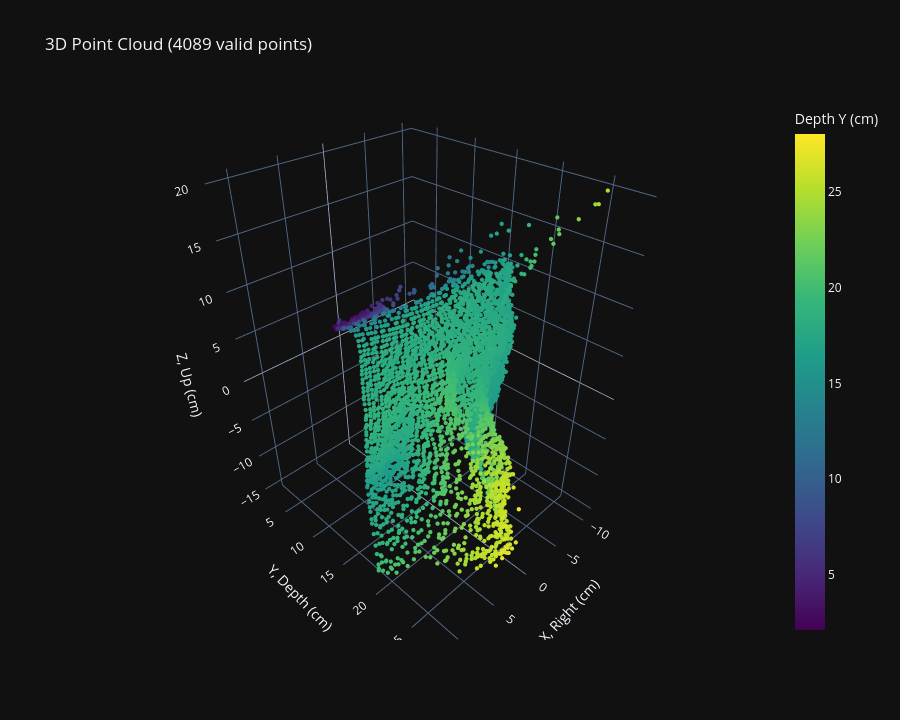

The cell this chart's notebook holds for it:
### Code cell
df = pd.read_csv("latest_scan.csv")

# Filter out out-of-range sensor readings (-1.0)
valid = df[(df["dist"] > 3.0) & (df["dist"] < 200.0)].copy()

if valid.empty:
  print("No valid range measurements found to render.")
else:
  # Convert spherical coordinates to Cartesian coordinates (cm)
  # Pan = horizontal azimuth, Tilt = elevation from vertical
  rad_pan = np.radians(valid["pan"])
  rad_tilt = np.radians(valid["tilt"])

  valid["x"] = valid["dist"] * np.sin(rad_tilt) * np.cos(rad_pan)
  valid["y"] = valid["dist"] * np.sin(rad_tilt) * np.sin(rad_pan)
  valid["z"] = valid["dist"] * np.cos(rad_tilt)

  scatter_fig = go.Figure(
      data=[
          go.Scatter3d(
              x=valid["x"],
              y=valid["y"],
              z=valid["z"],
              mode="markers",
              marker=dict(
                  size=2.5,
                  color=valid["y"],  # Color mapped to depth
                  colorscale="Viridis",
                  colorbar=dict(title="Depth Y (cm)"),
                  showscale=True,
              ),
          )
      ]
  )

  scatter_fig.update_layout(
      template="plotly_dark",
      height=720,
      title=f"3D Point Cloud ({len(valid)} valid points)",
      scene=dict(
          xaxis_title="X, Right (cm)",
          yaxis_title="Y, Depth (cm)",
          zaxis_title="Z, Up (cm)",
          aspectmode="data",
      ),
  )

  # Use show() directly; fallback to browser if nbformat is missing
  try:
    scatter_fig.show()
  except Exception:
    scatter_fig.show(renderer="browser")

### Figure 1 — Plotly figure (JSON) as saved in the notebook; plotly's stock layout.template omitted (floating-point values rounded to 4 significant figures; data arrays with more than 128 entries replaced by an {"elided": "..."} marker saying what was removed)
{"data": [{"marker": {"color": {"elided": "4089 float values"}, "colorbar": {"title": {"text": "Depth Y (cm)"}}, "colorscale": [[0, "#440154"], [0.1111, "#482878"], [0.2222, "#3e4989"], [0.3333, "#31688e"], [0.4444, "#26828e"], [0.5556, "#1f9e89"], [0.6667, "#35b779"], [0.7778, "#6ece58"], [0.8889, "#b5de2b"], [1, "#fde725"]], "showscale": true, "size": 2.5}, "mode": "markers", "type": "scatter3d", "x": {"elided": "4089 float values"}, "y": {"elided": "4089 float values"}, "z": {"elided": "4089 float values"}}], "layout": {"height": 720, "scene": {"aspectmode": "data", "xaxis": {"title": {"text": "X, Right (cm)"}}, "yaxis": {"title": {"text": "Y, Depth (cm)"}}, "zaxis": {"title": {"text": "Z, Up (cm)"}}}, "title": {"text": "3D Point Cloud (4089 valid points)"}}}
